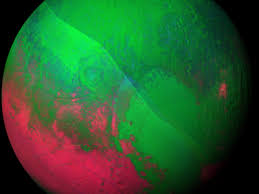
%> input picture IVP/Lab/1.jpeg, 259 x 194 px
$ octave lb1q6.m   (GNU Octave 9; MATLAB toolbox functions it lacks are replaced by stand-ins)
%> lines starting %> are read from the running program, lines starting %| are printed output that depends on the picture
im = imread('/home/placements2017/VISem/1.jpeg')
%> im is the input picture: size 194x259x3 uint8; mean R, G, B 42.4, 88.9, 45.1

i1 = im2uint8(im)
i2 = im2uint16(im)
i3 = char(im)
%> i3 = 194 items
i4 = im2single(im)
i5 = im2double(im)
i6 = num2str(im)
%> i6 = 291 items

subplot(3,2,1);
subimage(rgb2gray(im))
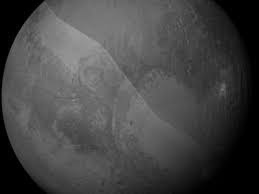
%> displayed picture: size 194x259, on the screen's scale of 0 to 255; min 0, max 164, mean 70
title('original')

subplot(3,2,2);
subimage(rgb2gray(i1))
title('int8')

subplot(3,2,3);
subimage(rgb2gray(i2))
title('int16')

subplot(3,2,4);
subimage(rgb2gray(i4))
title('single')

subplot(3,2,5);
subimage(rgb2gray(i5))
title('double')

subplot(3,2,6);
subimage(rgb2gray(i6))
%> (this line was passed over: subimage is not available in this run)
title('str')
